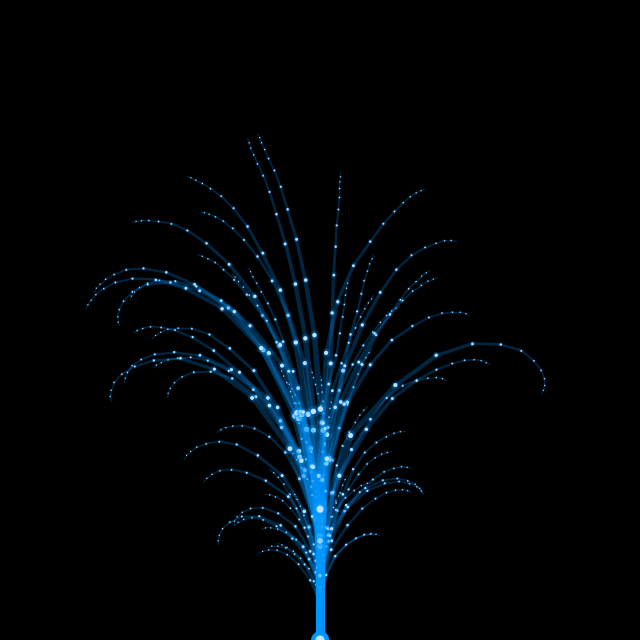
Frame 1 (no input)
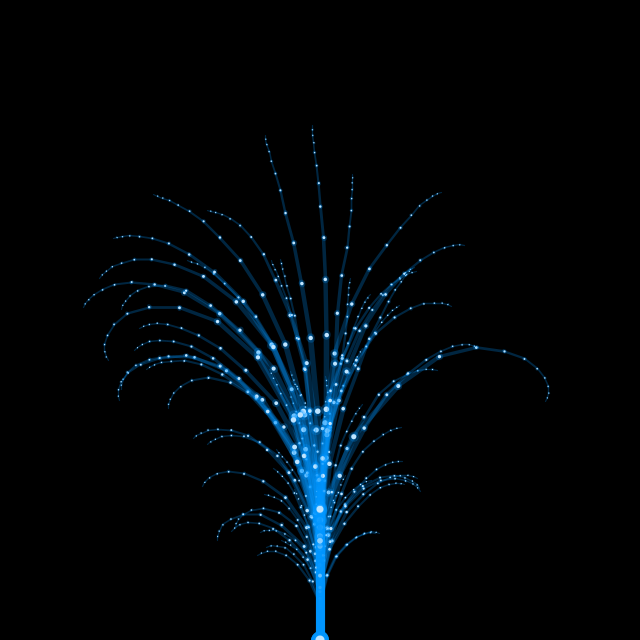
Frame 60 (the mouse pressed at the canvas centre just before this capture)
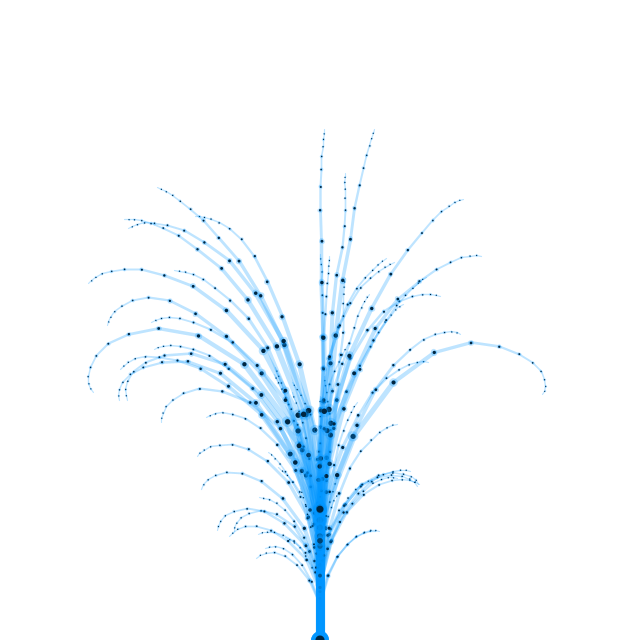
Frame 120 (the mouse held since frame 60 and released just before this capture)

The Processing sketch that drew these frames (run headless with seeded random() and noise(); from frame 60 on, the mouse is pressed at the canvas centre):

// Processing sketch: processing_157876
// ── processing_157876.pde

ArrayList<Blade> bush = new ArrayList<Blade>();
int fillColor = 255, backgroundColor = 0, maxSize = 65;
boolean doOnce = true;


void setup() {
  size(640, 640);
  stroke(0, 150, 255, 65);
  /* Fast the computer the more you can add, 65 is a good allrounded number. */
  for (int i = 0; i < maxSize; i++) {
    bush.add(new Blade(random(40, 180)));
  }
}

void draw() {
  /* Looks wicked in both white and black, we change the fill to. */
  background(backgroundColor);
  fill(fillColor);
  for(int i = 0; i < bush.size(); i++){
    Blade b = (Blade) bush.get(i);
    b.draw(); 
  }
}

class Blade {
  float segments, angle, num;

  Blade(float segments) {
    this.segments = segments;
    angle = random(-20, 20);
  }

  void draw(){
    pushMatrix();
    translate(width/2, height);
    branch(segments);
    popMatrix();
  }
  
  void branch(float len) {
    len *= 0.75;
    
    float t = map(len, 1, maxSize, 1, 5);
    float c = angle+sin(len+num) * 5;
    strokeWeight(t);
    
    /* Draw the line first then overlap the joints with white cirlces. */
    line(0, 0, 0, -len);
    ellipse(0, 0, t, t);
    
    /* We make the next location and if len > 5 then we make a new segment to our branch */
    translate(0, -len);
    if (len > 5) {
      pushMatrix();
      rotate(radians(c));
      /* A function that calls itself with the same parameters. */
      branch(len);
      popMatrix();
    }
    num+=0.001;
  }
}
void mousePressed(){
  if(doOnce && backgroundColor == 255){
    backgroundColor = 0;
    fillColor = 255;
    doOnce = false;
  }
  if(doOnce && backgroundColor == 0){
    backgroundColor = 255;
    fillColor = 0;
    doOnce = false;
  }
}
 
void mouseReleased(){
  doOnce = true;
}
